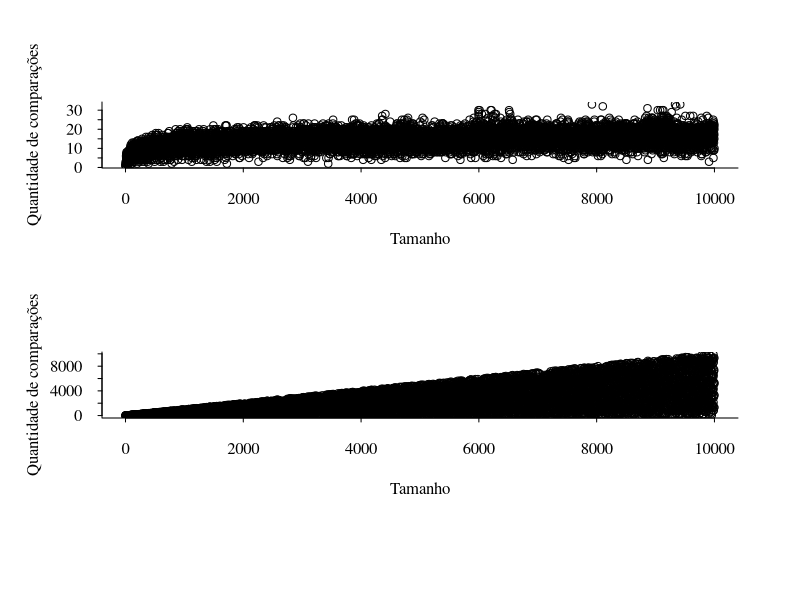

This chart was generated by the following R code:
bt = read.csv(file = "saida_bt.csv")
list = read.csv(file = "saida_list.csv")

par(las=1, cex = 1, bty = "l", tcl = -0.2, col="black", family="serif", mfrow = c(2,1), oma =  c(4,1,1,1))

plot(bt, xlab = "Tamanho", ylab = "Quantidade de comparações")  
plot(list, xlab = "Tamanho", ylab = "Quantidade de comparações")